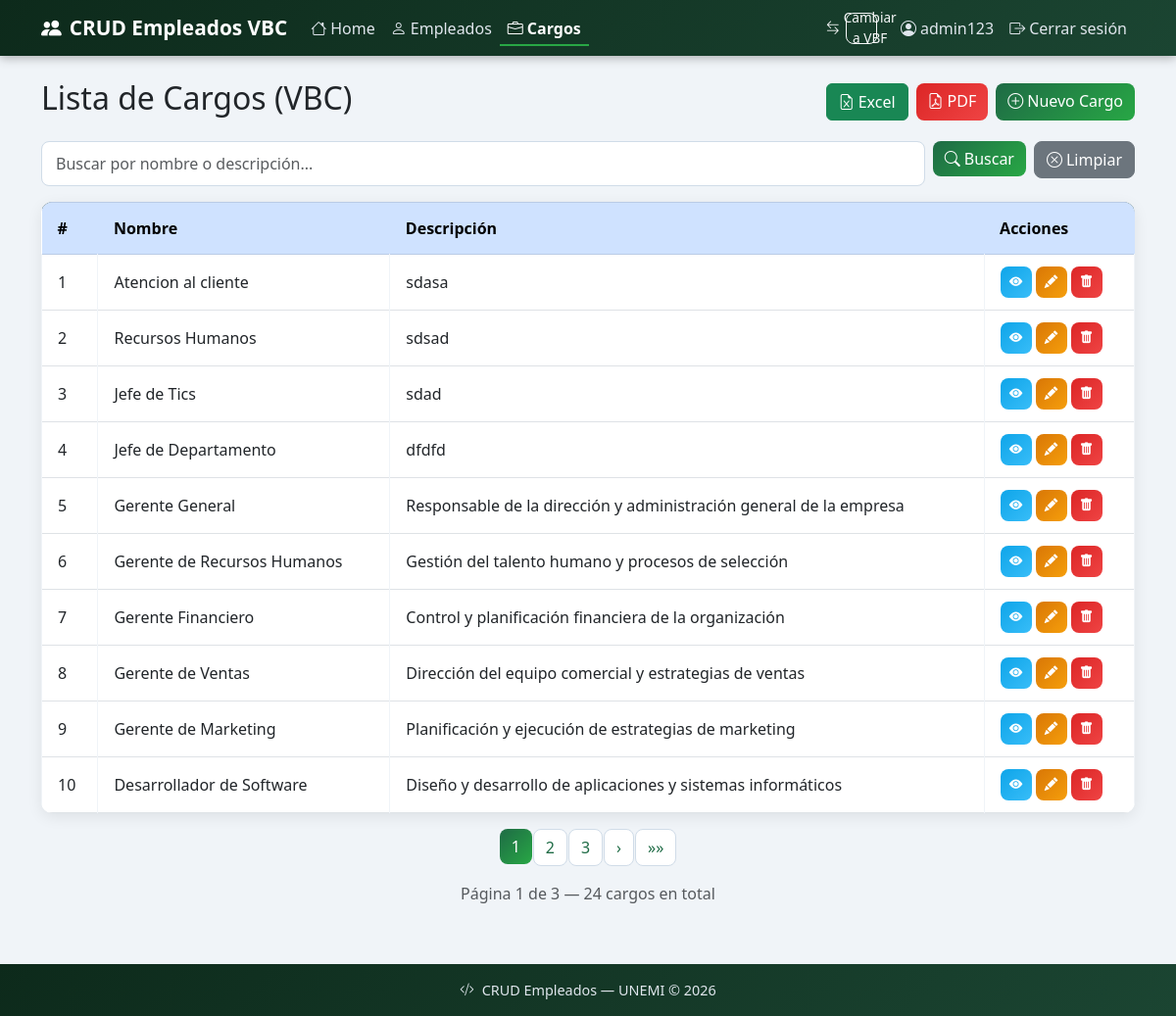
Page /vbc/cargos/ (signed in) on the committed database.
### empleados/models.py (models this page shows, shortened)
class Cargo(models.Model):
    nombre = models.CharField(max_length=100)
    descripcion = models.CharField(max_length=200, blank=True, null=True)

### empleados_vbc/views.py (the view)
# urls.py: path('vbc/cargos/', views.CargoListView.as_view(), name='vbc_cargo_lista'),
class CargoListView(LoginRequiredMixin, ListView):
    model = Cargo
    template_name = 'empleados_vbc/cargo_lista.html'
    context_object_name = 'cargos'
    paginate_by = 10
    def get_queryset(self):
        queryset = super().get_queryset()
        query = self.request.GET.get('q', '')
        if query:
            queryset = queryset.filter(nombre__icontains=query) | queryset.filter(descripcion__icontains=query)
        return queryset
    def get_context_data(self, **kwargs):
        context = super().get_context_data(**kwargs)
        context['query'] = self.request.GET.get('q', '')
        return context

### empleados_vbc/templates/empleados_vbc/cargo_lista.html (shortened to what this page needs)
{% extends 'empleados_vbc/base.html' %}
{% block content %}
<div class="d-flex justify-content-between align-items-center mb-3">
    <h2>Lista de Cargos (VBC)</h2>
    <div class="d-flex gap-2">
        <a href="{% url 'vbc_exportar_cargos_excel' %}" class="btn btn-success">
            <i class="bi bi-file-earmark-excel me-1"></i>Excel
        </a>
        <a href="{% url 'vbc_exportar_cargos_pdf' %}" class="btn btn-danger">
            <i class="bi bi-file-earmark-pdf me-1"></i>PDF
        </a>
        <a href="{% url 'vbc_cargo_crear' %}" class="btn btn-primary">
            <i class="bi bi-plus-circle me-1"></i>Nuevo Cargo
        </a>
    </div>
</div>
<form method="GET" class="mb-3">
    <div class="row g-2">
        <div class="col">
            <input type="text" name="q" class="form-control" placeholder="Buscar por nombre o descripción..." value="{{ query }}">
        </div>
        <div class="col-auto">
            <button type="submit" class="btn btn-primary">
                <i class="bi bi-search me-1"></i>Buscar
            </button>
        </div>
        <div class="col-auto">
            <a href="{% url 'vbc_cargo_lista' %}" class="btn btn-secondary">
                <i class="bi bi-x-circle me-1"></i>Limpiar
            </a>
        </div>
    </div>
</form>
<table class="table table-bordered table-hover">
    <thead class="table-primary">
        <tr>
            <th>#</th>
            <th>Nombre</th>
            <th>Descripción</th>
            <th>Acciones</th>
        </tr>
    </thead>
    <tbody>
        {% for cargo in cargos %}
        <tr>
            <td>{{ cargo.id }}</td>
            <td>{{ cargo.nombre }}</td>
            <td>{{ cargo.descripcion }}</td>
            <td>
                <div class="d-flex gap-1">
                    <a href="{% url 'vbc_cargo_detalle' cargo.pk %}" class="btn btn-info btn-sm" title="Ver">
                        <i class="bi bi-eye-fill"></i>
                    </a>
                    <a href="{% url 'vbc_cargo_editar' cargo.pk %}" class="btn btn-warning btn-sm" title="Editar">
                        <i class="bi bi-pencil-fill"></i>
                    </a>
                    <button class="btn btn-danger btn-sm btn-eliminar" title="Eliminar"
                        data-pk="{{ cargo.pk }}"
                        data-nombre="{{ cargo.nombre }}">
                        <i class="bi bi-trash-fill"></i>
                    </button>
                </div>
            </td>
        </tr>
        {% empty %}
        <tr>
            <td colspan="4" class="text-center">No se encontraron cargos.</td>
        </tr>
        {% endfor %}
    </tbody>
</table>
<nav class="mt-3">
    <ul class="pagination justify-content-center">
        {% for num in page_obj.paginator.page_range %}
        {% if page_obj.number == num %}
        <li class="page-item active">
            <span class="page-link">{{ num }}</span>
        </li>
        {% elif num > page_obj.number|add:'-3' and num < page_obj.number|add:'3' %}
        <li class="page-item">
            <a class="page-link" href="?page={{ num }}&q={{ query }}">{{ num }}</a>
        </li>
        {% endif %}
        {% endfor %}
        {% if page_obj.has_next %}
        <li class="page-item">
            <a class="page-link" href="?page={{ page_obj.next_page_number }}&q={{ query }}">›</a>
        </li>
        <li class="page-item">
            <a class="page-link" href="?page={{ page_obj.paginator.num_pages }}&q={{ query }}">»»</a>
        </li>
        {% endif %}
    </ul>
    <p class="text-center text-muted">Página {{ page_obj.number }} de {{ page_obj.paginator.num_pages }} — {{ page_obj.paginator.count }} cargos en total</p>
</nav>
{% endblock %}

### empleados_vbc/templates/empleados_vbc/base.html (shortened to what this page needs)
{% load static %}
<!DOCTYPE html>
<html lang="es">
<head>
    <link href="https://cdn.jsdelivr.net/npm/bootstrap@5.3.0/dist/css/bootstrap.min.css" rel="stylesheet">
    <link href="https://cdn.jsdelivr.net/npm/bootstrap-icons@1.11.0/font/bootstrap-icons.css" rel="stylesheet">
    <link rel="stylesheet" href="{% static 'empleados_vbc/css/styles.css' %}">
</head>
<body>
    <nav class="navbar navbar-expand-lg navbar-dark">
        <div class="container">
            <a class="navbar-brand" href="{% url 'home' %}">
                <i class="bi bi-people-fill me-2"></i>CRUD Empleados VBC
            </a>
            <div class="collapse navbar-collapse" id="navbarNav">
                <ul class="navbar-nav me-auto">
                    <li class="nav-item">
                        <a class="nav-link {% if request.resolver_match.url_name == 'home' %}active fw-bold{% endif %}" href="{% url 'home' %}">
                            <i class="bi bi-house me-1"></i>Home
                        </a>
                    </li>
                    <li class="nav-item">
                        <a class="nav-link {% if 'vbc_empleado' in request.resolver_match.url_name %}active fw-bold{% endif %}" href="{% url 'vbc_empleado_lista' %}">
                            <i class="bi bi-person me-1"></i>Empleados
                        </a>
                    </li>
                    <li class="nav-item">
                        <a class="nav-link {% if 'vbc_cargo' in request.resolver_match.url_name %}active fw-bold{% endif %}" href="{% url 'vbc_cargo_lista' %}">
                            <i class="bi bi-briefcase me-1"></i>Cargos
                        </a>
                    </li>
                </ul>
                <ul class="navbar-nav ms-auto align-items-center">
                    <li class="nav-item">
                        <a class="btn btn-outline-light btn-sm me-3" href="{% url 'empleado_lista' %}">
                            <i class="bi bi-arrow-left-right me-1"></i>Cambiar a VBF
                        </a>
                    </li>
                    <li class="nav-item">
                        <a class="nav-link" href="{% url 'perfil' %}">
                            <i class="bi bi-person-circle me-1"></i>{{ request.user.username }}
                        </a>
                    </li>
                    <li class="nav-item">
                        <a class="nav-link" href="{% url 'logout' %}">
                            <i class="bi bi-box-arrow-right me-1"></i>Cerrar sesión
                        </a>
                    </li>
                </ul>
            </div>
        </div>
    </nav>
    <div class="container mt-4">
        {% block content %}{% endblock %}
    </div>
    <footer>
        <p class="mb-0"><i class="bi bi-code-slash me-2"></i>CRUD Empleados — UNEMI © 2026</p>
    </footer>
</body>
</html>

### empleados_vbc/static/empleados_vbc/css/styles.css (style rules this page uses)
:root { --verde-oscuro: #0d2a1b; --verde-medio: #1b4532; --verde-acento: #1e6b45; --verde-claro: #28a745; --texto-claro: #e0e6ed; }
body { background-color: #f0f4f8; font-family: 'Segoe UI', sans-serif; }
.navbar { background: linear-gradient(135deg, var(--verde-oscuro), var(--verde-medio)) !important; box-shadow: 0 2px 10px rgba(0,0,0,0.3); }
.navbar-brand { font-weight: 700; font-size: 1.3rem; color: white !important; }
.nav-link { color: var(--texto-claro) !important; transition: color 0.2s; }
.table { border-radius: 12px; overflow: hidden; box-shadow: 0 4px 15px rgba(0,0,0,0.08); background: white; }
.table thead { background: linear-gradient(135deg, var(--verde-oscuro), var(--verde-medio)); color: white; }
.table thead th { border: none; font-weight: 600; padding: 14px 16px; }
.table tbody tr { transition: background 0.2s; }
.table tbody td { padding: 12px 16px; vertical-align: middle; border-color: #f0f4f8; }
.btn-primary { background: linear-gradient(135deg, var(--verde-acento), var(--verde-claro)); border: none; border-radius: 8px; font-weight: 500; transition: transform 0.2s, box-shadow 0.2s; }
.btn-warning { border-radius: 8px; font-weight: 500; }
.btn-danger { border-radius: 8px; font-weight: 500; }
.btn-secondary { border-radius: 8px; font-weight: 500; }
.form-control, .form-select { border-radius: 8px; border: 1px solid #d0dce8; padding: 10px 14px; transition: border-color 0.2s, box-shadow 0.2s; }
.page-link { border-radius: 8px !important; margin: 0 2px; color: var(--verde-acento); border: 1px solid #d0dce8; }
.page-item.active .page-link { background: linear-gradient(135deg, var(--verde-acento), var(--verde-claro)); border: none; }
footer { background: linear-gradient(135deg, var(--verde-oscuro), var(--verde-medio)); color: var(--texto-claro); text-align: center; padding: 16px; margin-top: 60px; font-size: 0.9rem; }
.navbar .nav-link.active { color: white !important; border-bottom: 2px solid var(--verde-claro); padding-bottom: 4px; }
.btn-sm { width: 32px; height: 32px; padding: 0; display: inline-flex; align-items: center; justify-content: center; border-radius: 8px; font-size: 0.85rem; transition: all 0.2s; }
.btn-info { background: linear-gradient(135deg, #0ea5e9, #38bdf8); border: none; color: white; }
.btn-warning { background: linear-gradient(135deg, #d97706, #f59e0b); border: none; color: white; }
.btn-danger { background: linear-gradient(135deg, #dc2626, #ef4444); border: none; color: white; }

### rows in the picture
Cargo: id "1", nombre "Atencion al cliente", descripcion "sdasa"
Cargo: id "2", nombre "Recursos Humanos", descripcion "sdsad"
Cargo: id "3", nombre "Jefe de Tics", descripcion "sdad"
Cargo: id "4", nombre "Jefe de Departamento", descripcion "dfdfd"
Cargo: id "5", nombre "Gerente General", descripcion "Responsable de la dirección y administración general de la empresa"
Cargo: id "6", nombre "Gerente de Recursos Humanos", descripcion "Gestión del talento humano y procesos de selección"
Cargo: id "7", nombre "Gerente Financiero", descripcion "Control y planificación financiera de la organización"
Cargo: id "8", nombre "Gerente de Ventas", descripcion "Dirección del equipo comercial y estrategias de ventas"
Cargo: id "9", nombre "Gerente de Marketing", descripcion "Planificación y ejecución de estrategias de marketing"
Cargo: id "10", nombre "Desarrollador de Software", descripcion "Diseño y desarrollo de aplicaciones y sistemas informáticos"

### other values in the picture
{{ request.user.username }} "admin123"
{{ num }} "1"
{{ num }} "2" "3"
{{ page_obj.number }} "1"
{{ page_obj.paginator.num_pages }} "3"
{{ page_obj.paginator.count }} "24"
